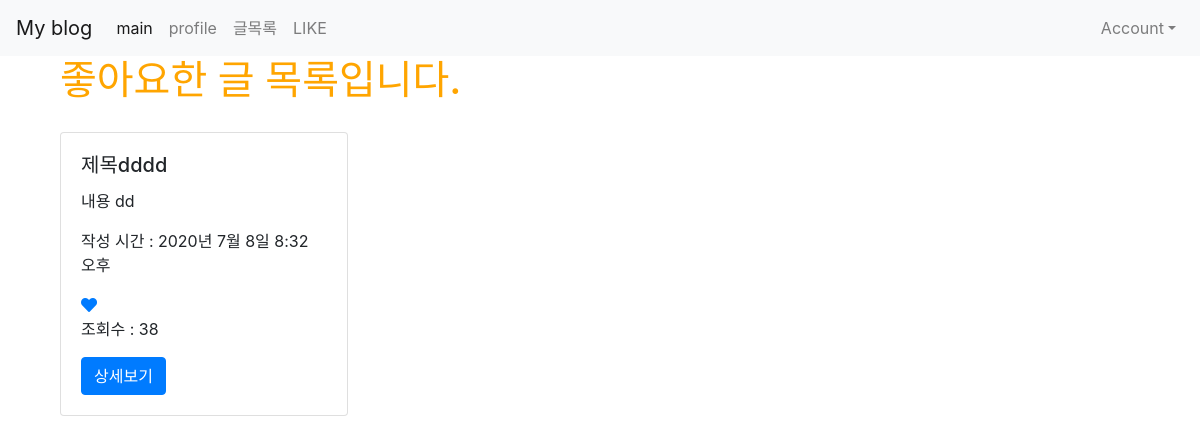
/posts/like_list (signed in), run on an earlier commit of the app's database.
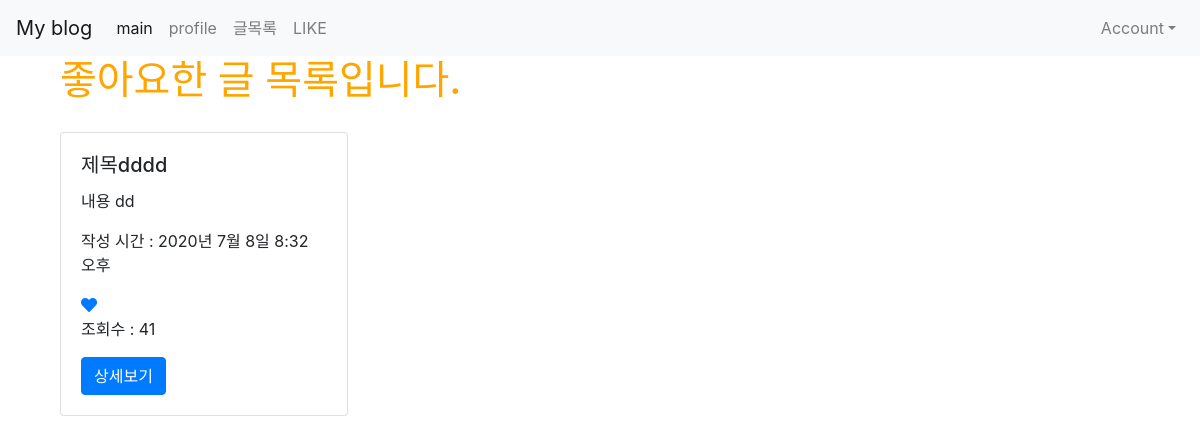
And on a later commit of the database.
### posts/models.py (models this page shows, shortened)
class Like(models.Model):
    user = models.ForeignKey(User, on_delete=models.CASCADE)
    post = models.ForeignKey(Post, on_delete=models.CASCADE)
    created_at = models.DateTimeField(auto_now_add=True)
    updated_at = models.DateTimeField(auto_now=True)
    class Meta:
        unique_together = (('user', 'post'))

class Post(models.Model):# user:post=1:n 이므로 n쪽에 user 작성
    title = models.CharField(max_length=50, null=False)
    content = models.TextField()
    view_count = models.IntegerField(default=0)
    writer=models.ForeignKey(User, on_delete=models.CASCADE, null=True)
    created_at = models.DateTimeField(auto_now_add=True)
    updated_at = models.DateTimeField(auto_now = True)
    image=models.ImageField(upload_to='images/', null=True)
    like_user_set = models.ManyToManyField(User, blank=True, related_name='like_user_set', through='Like')

### posts/views.py (the view)
# urls.py: path('like_list',like_list,name="like_list"),
@login_required
def like_list(request):
    likes = request.user.like_set.all()
    return render(request, 'posts/like_list.html', {'likes':likes})

### posts/templates/posts/like_list.html
{% extends 'base.html' %}
{% load static %}
{% block content %}
{% if user.is_authenticated %}
<div class="container">
    <h1> 좋아요한 글 목록입니다.</h1>
    <div class="row">
        {% for like in likes %}
        <div class="col-md-4 col-12">
            <div class="card" style="width: 18rem; margin-top: 20px;">
                <div class="card-body">
                    <h5 class="card-title">{{ like.post.title }}</h5>
                    <p class="card-text">{{ like.post.content }}</p>
                    <p>작성 시간 : {{ like.post.created_at }}</p>
                    <a href="{% url 'posts:post_like' like.post.id %}">
                        {% if user in like.post.like_user_set.all %}
                            <i class="fas fa-heart"></i>
                        {% else %}
                            <i class="far fa-heart"></i>
                        {% endif %}
                    </a>
                    <p>조회수 : {{ like.post.view_count }}</p>
                    <a href="{% url 'posts:show' like.post.pk %}" class="btn btn-primary">상세보기</a>
                </div>
            </div>
        </div>
        {% endfor %}
    </div>
</div>
{% else %}
    <h3>로그인 후 이용이 가능합니다.</h3>
    <a href="{% url 'account_login' %}" class="btn btn-warning">로그인</a>
    <a href="{% url 'account_signup' %}" class="btn btn-warning">회원가입</a>
{% endif %}
{% endblock %}

What changed in the data, as far as the page shows it:
changed through a linked row, Like "제목dddd": post.view_count "38" → "41"
